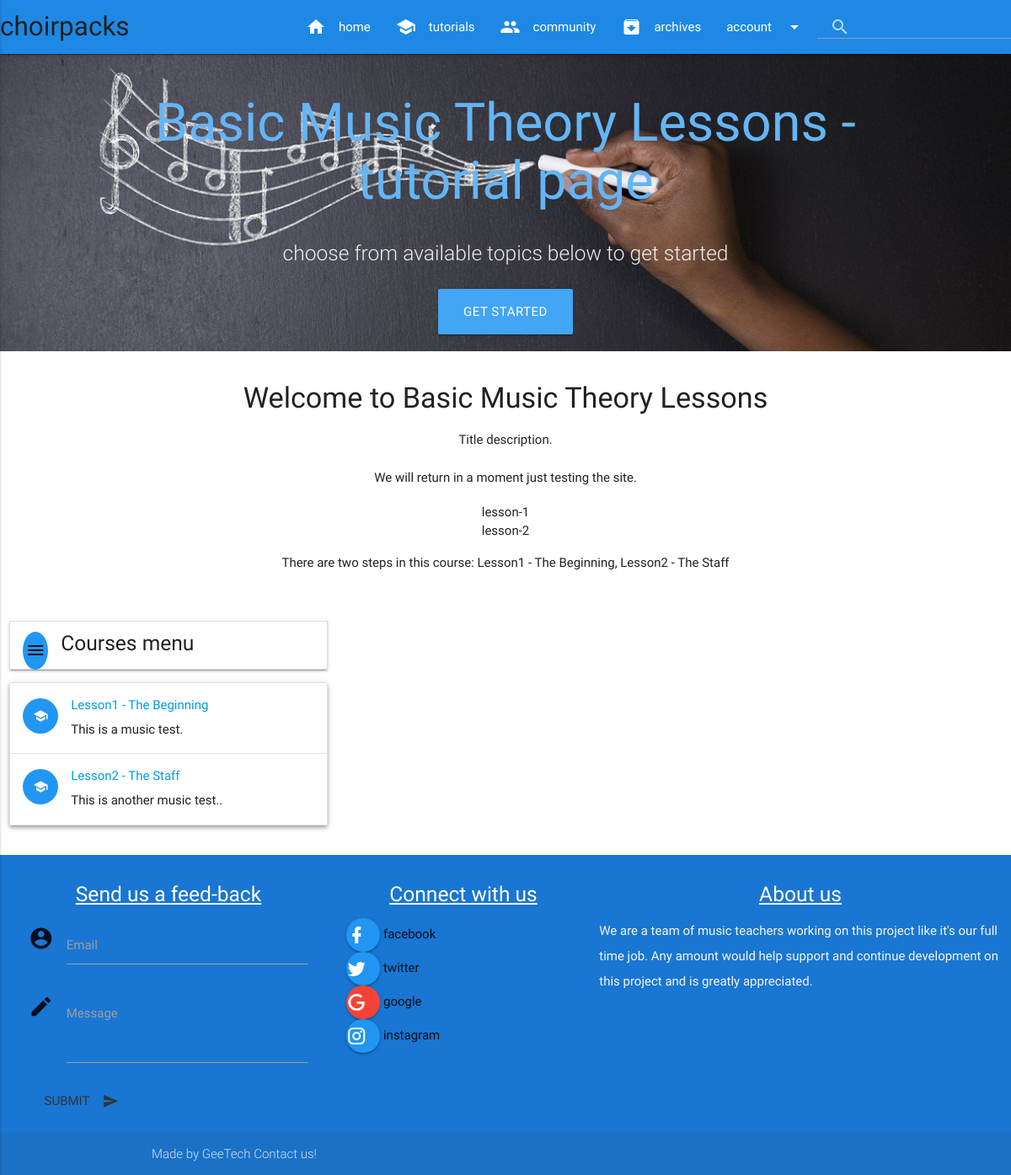
Page /courses/3/ on the committed database.
### courses/models.py (models this page shows, shortened)
class Course(models.Model):
	created_at = models.DateTimeField(auto_now_add=True)
	title = models.CharField(max_length=255)
	description = models.TextField()
	topic_img = models.ImageField(upload_to='media/topic_img')

class Step(models.Model):
	title = models.CharField(max_length=255)
	description = models.TextField()
	content = models.TextField(blank=True, default='')
	order = models.IntegerField(default=0)
	course = models.ForeignKey(Course)
	class Meta:
		ordering = ['order',]
	def __str__(self):
		return self.title

### courses/views.py (the view)
# urls.py: url(r'(?P<pk>\d+)/$', views.course_detail, name="course_detail"),
def course_detail(request, pk):
	course = get_object_or_404(Course, pk=pk)
	return render(request, 'courses/course_detail.html', {'course': course})

### courses/templatetags/course_extras.py (called while the page is built)
@register.inclusion_tag('courses/course_nav.html')
def nav_courses_list():
	courses = Course.objects.all()
	return {'courses': courses}

@register.filter('markdown_to_html')
def markdown_to_html(markdown_text):
	html_body =  markdown2.markdown(markdown_text)
	return mark_safe(html_body)

### courses/templates/courses/course_detail.html (shortened to what this page needs)
{% extends "layout.html" %}
{% load humanize %}
{% load course_extras %}
{% block content %}
  <div id="index-banner" class="parallax-container">
	{% include 'navbar.html' %}
    <div class="section no-pad-bot">
      <div class="container">
        <br><br>
        <h1 class="header center blue-text text-lighten-2">{{ course.title }} - tutorial page</h1>
        <div class="row center">
          <h5 class="header col s12 light">choose from available topics below to get started</h5>
        </div>
        <div class="row center">
          <a href="#" id="download-button" class="btn-large waves-effect waves-light blue lighten-1">Get Started</a>
        </div>
        <br>
      </div>
    </div>
    <div class="parallax"><img src="{{ course.topic_img.url }}" alt="course background image"></div>
  </div>
  <div class="container">
    <div class="section">
      <div class="row">
        <div class="col s12 center">
          <h4>Welcome to {{ course.title }}</h4>
          <p class="center-align light">{{ course.description|markdown_to_html}}
			There are {{ course.step_set.count|apnumber}} step{{ course.step_set.count|pluralize }} in this course: {{ course.step_set.all|join:", " }}</p>
        </div>
      </div>
    </div>
  </div>
      <div class="container-fluid">
        <div class="row">
          <div class="col s12 m5 l4">
          <ul class="collapsible" data-collapsible="accordion">
            <li>
              <div class="collapsible-header">
                <h5>Courses menu <i class="small material-icons circle blue">menu</i></h5>
			  </div>
            </li>
          </ul>
               <ul class="z-depth-2 collection">
				{% for step in course.step_set.all %}
				<li class="collection-item avatar">
				  <i class="small material-icons circle blue">school</i>
				  <span class="title"><h6>
					  <a href="{% url 'courses:step_detail' course_pk=step.course.pk step_pk=step.pk %}">{{ step.title }}</a></h6></span>
				  <p>{{ step.description }}</p>
				</li>
				{% endfor %}
			  </ul>
	     </div>
	  <div class="col s12 m7 l8">
	  </div>
    </div>
  </div>
{% endblock %}

### static/css/style.css (style rules this page uses)
p { line-height: 2rem; }
.parallax-container { min-height: 380px; line-height: 0; height: auto; color: rgba(255,255,255,.9); }
.parallax-container .section { width: 100%; }

### rows in the picture
Course: title "Basic Music Theory Lessons", topic_img (picture), description "Title description. We will return in a moment just testing the site. lesson-1 lesson-2", step_set.count|apnumber "two", step_set.all "Lesson1 - The Beginning, Lesson2 - The Staff"
Step: title "Lesson1 - The Beginning", description "This is a music test."
Step: title "Lesson2 - The Staff", description "This is another music test.."
